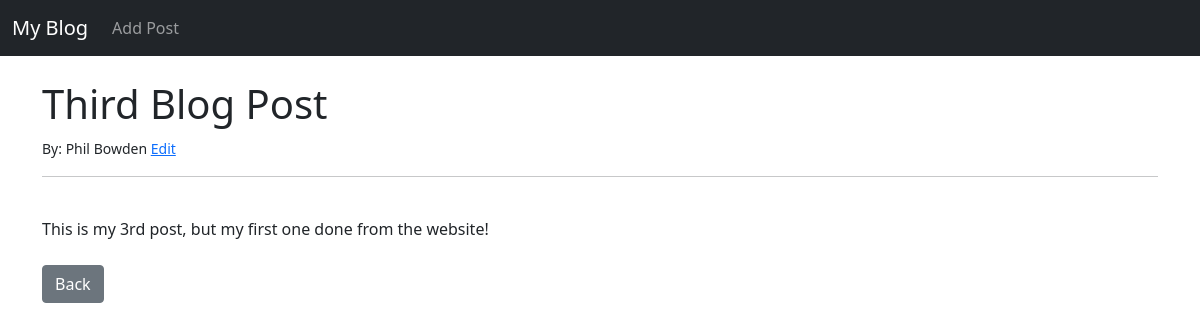
Page /article/3 on the committed database.
### blogoramma/models.py (models this page shows, shortened)
class Post(models.Model):
	title = models.CharField(max_length = 255)
	title_tag = models.CharField(max_length = 255)
	author = models.ForeignKey(User, on_delete=models.CASCADE)
	body = models.TextField()

### blogoramma/views.py (the view)
# urls.py: path('article/<int:pk>', ArticleDetailView.as_view(), name='article-detail'),
class ArticleDetailView(DetailView):
    model = Post
    template_name = 'article_details.html'

### blogoramma/templates/article_details.html (shortened to what this page needs)
{% extends 'base.html' %}
{% block content %}
<h1>{{ post.title }}</h1>
<small>By: {{ post.author.first_name }}
{{ post.author.last_name }} <a href="{% url 'update_post' post.pk %}">Edit</a></small><br/>
<hr>
<br/>
{{ post.body }}
<br/><br/>
<a href="{% url 'home' %}" class="btn btn-secondary">Back</a>
{% endblock %}

### rows in the picture
Post: title "Third Blog Post", author.first_name "Phil", author.last_name "Bowden", body "This is my 3rd post, but my first one done from the website!"
